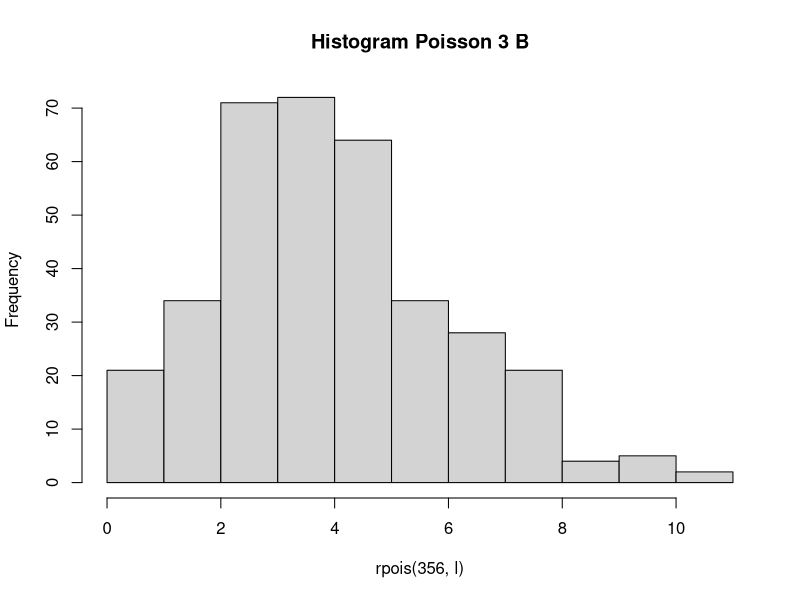

Here is the R script that generated this plot:
# Fadel Pramaputra Maulana / 5025201260 / Probstat C

# No 3 (Distribusi Poisson)
# a
tiga.a = dpois(n <- 6, l <- 4.5)

# b
tiga.b.l = mean(rpois(356, l))
hist(rpois(356, l), main = "Histogram Poisson 3 B")

# c
l
tiga.b.l

# d
tiga.d.rataRata = tiga.d.var = l
